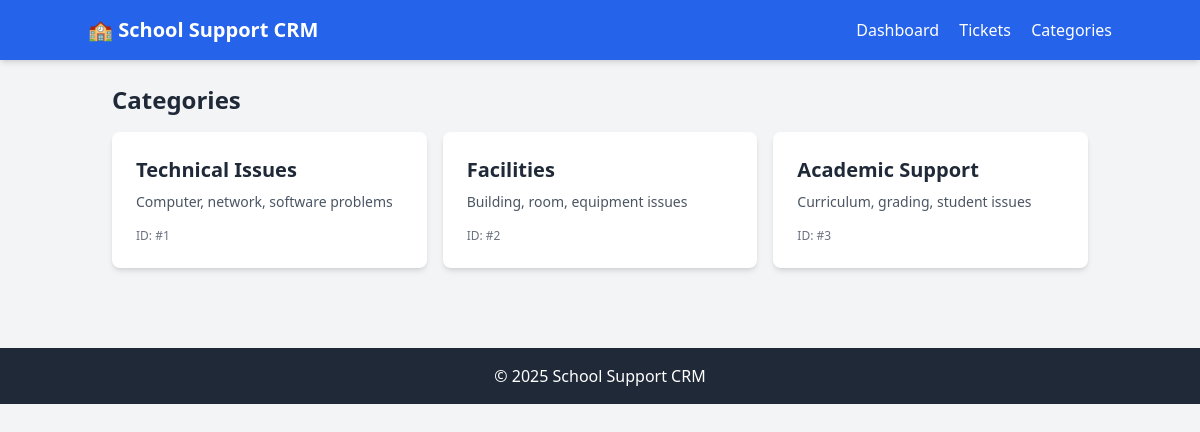
The page /categories on the database its author committed.
### app/models/db.py (models this page shows)
class Category(SQLModel, table=True):
    id: Optional[int] = Field(default=None, primary_key=True)
    name: str
    description: Optional[str] = None
    tickets: List["Ticket"] = Relationship(back_populates="category")

### main.py (the view)
@app.get("/categories", response_class=HTMLResponse)
async def categories_page(request: Request, session: Session = Depends(get_session)):
    categories_list = session.exec(select(Category)).all()
    return templates.TemplateResponse("categories.html", {
        "request": request,
        "categories": categories_list
    })

### app/templates/categories.html (shortened to what this page needs)
{% extends "base.html" %}
{% block content %}
<div class="mb-6">
    <h2 class="text-2xl font-bold text-gray-800 mb-4">Categories</h2>
    <div class="grid grid-cols-1 md:grid-cols-2 lg:grid-cols-3 gap-4">
        {% for category in categories %}
        <div class="bg-white rounded-lg shadow-md p-6 hover:shadow-lg transition">
            <h3 class="text-xl font-semibold text-gray-800 mb-2">{{ category.name }}</h3>
            <p class="text-gray-600 text-sm mb-4">{{ category.description or 'No description' }}</p>
            <div class="flex justify-between items-center">
                <span class="text-xs text-gray-500">ID: #{{ category.id }}</span>
            </div>
        </div>
        {% endfor %}
    </div>
</div>
{% endblock %}

### rows shown on the page
Category: name "Technical Issues", description "Computer, network, software problems", id "1"
Category: name "Facilities", description "Building, room, equipment issues", id "2"
Category: name "Academic Support", description "Curriculum, grading, student issues", id "3"
